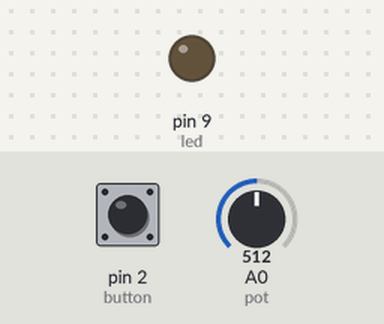
Simulated run of this sketch. Board: Arduino Uno, built with avr-gcc and run on an emulated ATmega328P. Parts: output pins drawn as LEDs (lit = HIGH). Inputs (shaded band) come from the test bench; at power-on: pin 2 (button) LOW, A0 (pot) = 512.

Above: at 1.2 s.
1.3 s: pin 2 (button) pulled HIGH for 0.15 s
At 1.9 s:
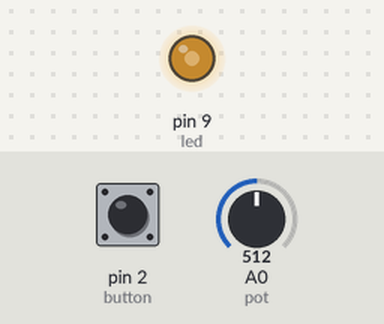
2.9 s: A0 (pot) set to 716
At 4.1 s:
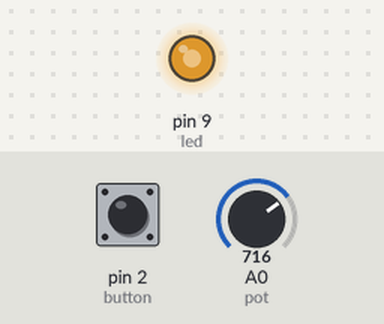
4.4 s: A0 (pot) set to 900
At 5.4 s:
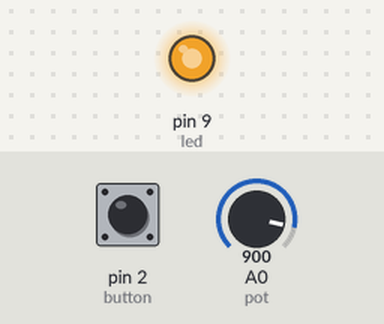
5.9 s: A0 (pot) set to 122
At 6.6 s:
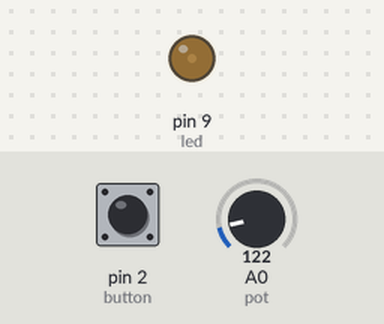
7.4 s: A0 (pot) set to 511
At 7.7 s:
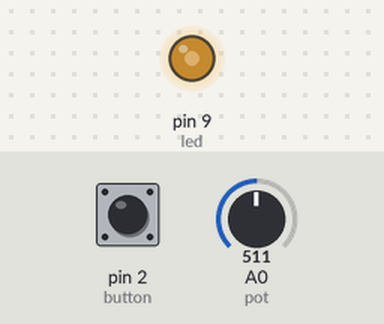
8.9 s: pin 2 (button) pulled HIGH for 1 s
At 10.1 s:
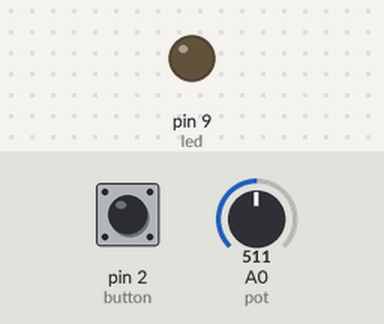
Timing chart, 0 to 11.9 s (numbered marks = the images above; inputs shaded):
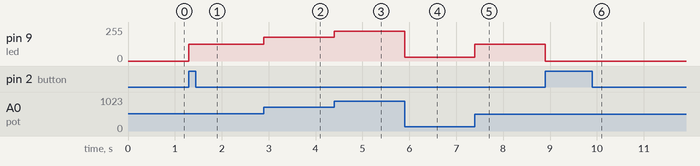

Measured:
- after the input at 1.3 s, pin 9 (led): 0/255 → 127/255 at once
- after the input at 2.9 s, pin 9 (led): 127/255 → 178/255 at once
- after the input at 4.4 s, pin 9 (led): 178/255 → 224/255 at once
- after the input at 5.9 s, pin 9 (led): 224/255 → 30/255 at once
- after the input at 7.4 s, pin 9 (led): 30/255 → 127/255 at once
- after the input at 8.9 s, pin 9 (led): 127/255 → 0/255 at once

The sketch:

Potentiometer.ino
```cpp
int led = 9;
int button = 2;

int buttonState;
int projectState = LOW;
int lastButtonState = LOW;

int pot = A0;
int potValue;
int brightness;


void setup() {
  pinMode(button, INPUT);
  pinMode(led, OUTPUT);
}

void loop() {

  buttonState = digitalRead(button);

  if (buttonState == HIGH && lastButtonState == LOW) {
    projectState = !projectState;
  }

  lastButtonState = buttonState;

  if(projectState == HIGH){
    potValue = analogRead(pot);
    brightness = map(potValue, 0, 1023, 0 , 255);
    analogWrite(led,brightness);
  }
  else{
    analogWrite(led,0);
  }

}
```
